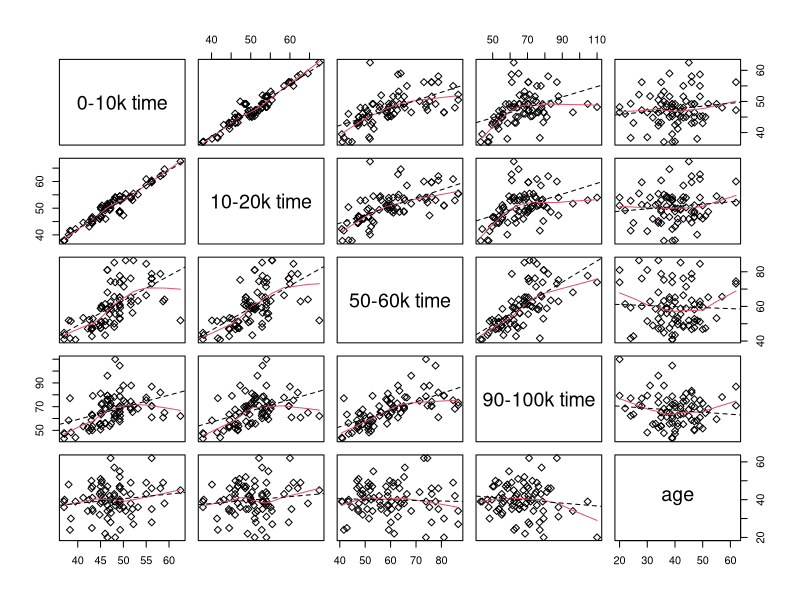
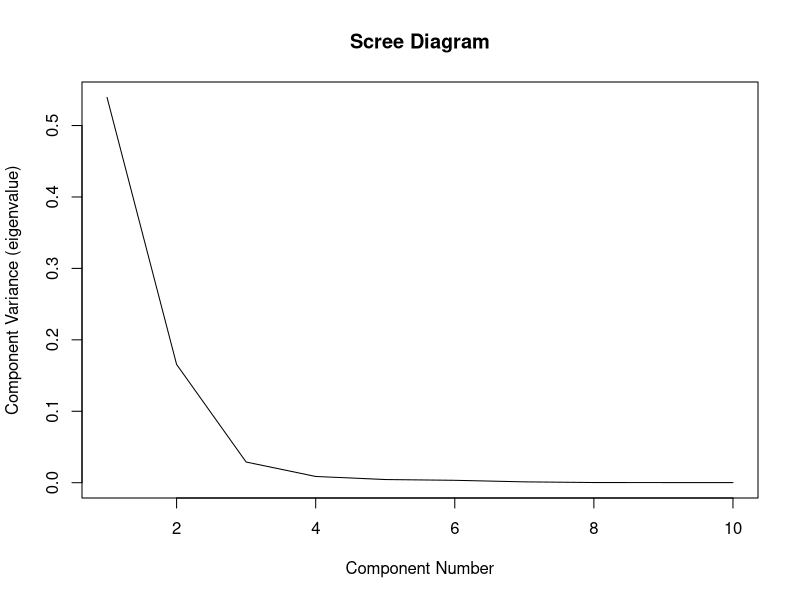
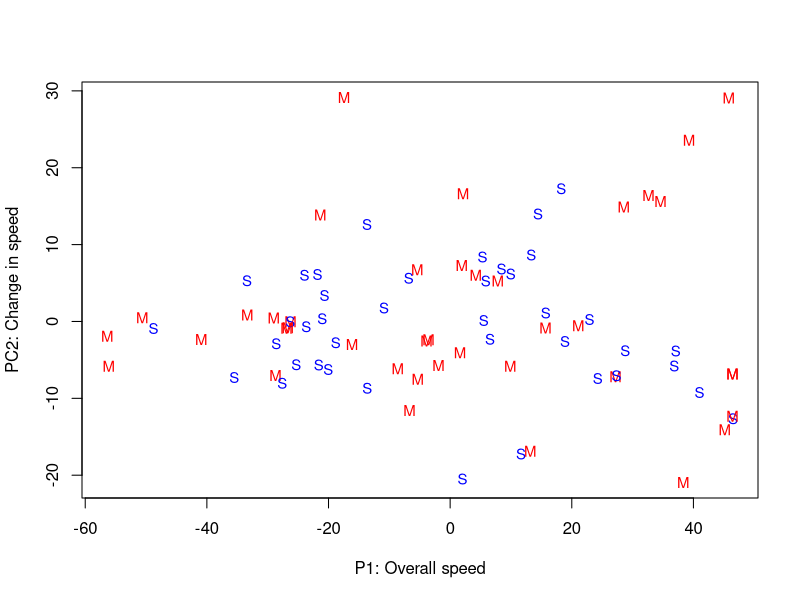
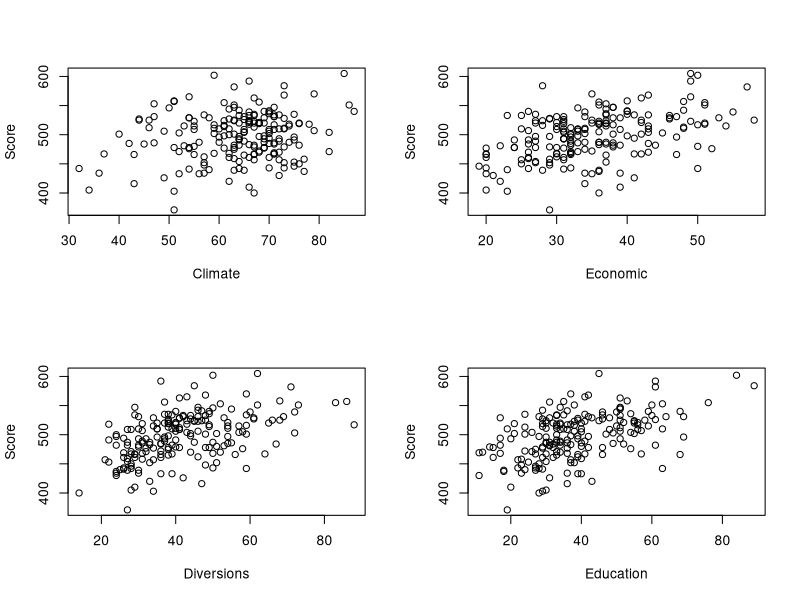
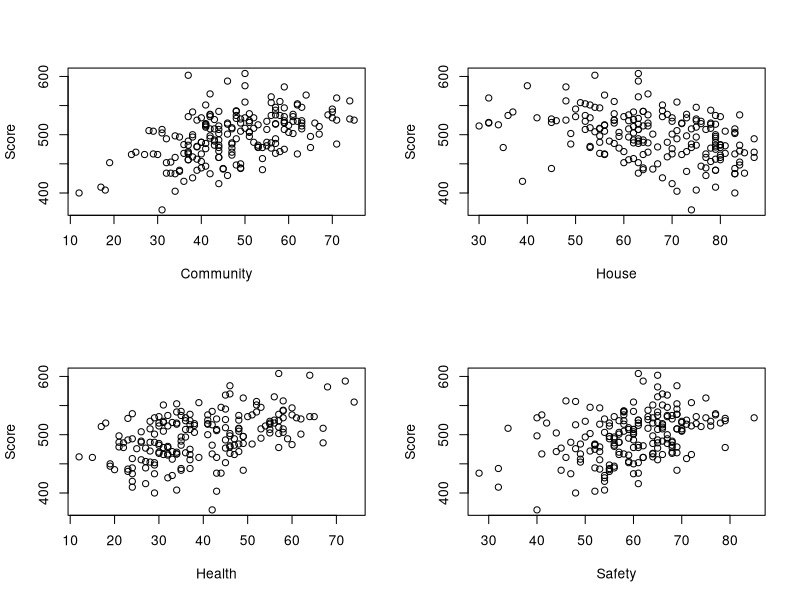
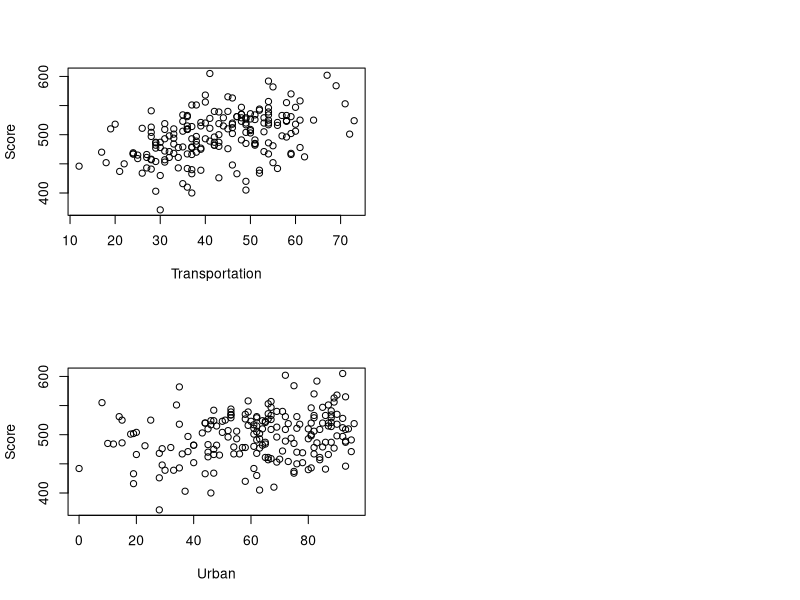
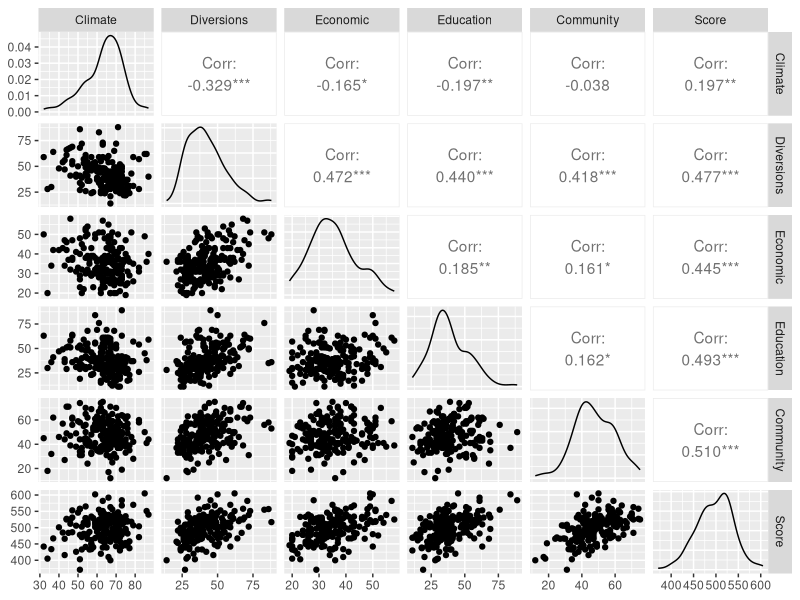
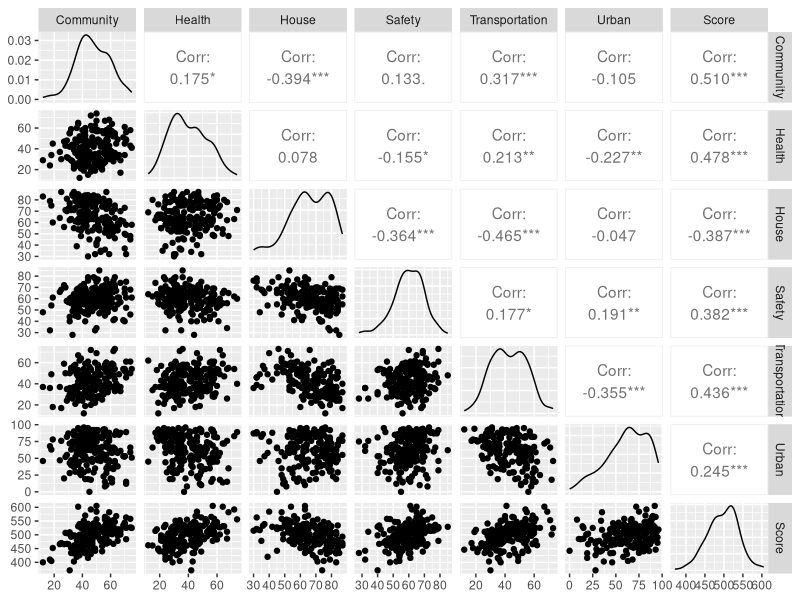

Write the R code that produced these figures, in order.
## ---- chunk 1
knitr::opts_chunk$set(echo = TRUE)
## ---- chunk 2
library(plyr)
library(tidyverse)

race100<- read.csv("race100k.csv")

towns <- read.csv("towns2.csv")
## ---- chunk 3
p1<-dim(race100)[2]
n<- dim(race100)[1]
p<-p1-1

races<- scale(race100, center = T, scale = T)
choose<-c(1,2,6,10,11)

par(pch=5)
pairs(race100[,choose], labels=c("0-10k time","10-20k time","50-60k time", "90-100k time","age"), 
      panel=function(x,y){panel.smooth(x,y)
        abline(lsfit(x,y), lty=2) })

race.pc <- prcomp(race100[,-p1])
race.pc$sdev

racecor <- var(races)
racecor

races.pcor <- prcomp(racecor[,-p1])
races.pcor$sdev
races.pcor$rotation
summary(races.pcor)

plot(races.pcor$sdev^2, xlab="Component Number", ylab="Component Variance (eigenvalue)", main="Scree Diagram", type="l")

race.type <-rep("M",n)   
race.type[race100[ ,p1]>=40] <- "S"   
race.col <- rep("red",n)   
race.col[race100[ ,p1]>=40] <- "blue"

plot(race.pc$x[,1],race.pc$x[,2],          
xlab="P1: Overall speed",          
ylab="PC2: Change in speed",type="n")
text(race.pc$x[,1],race.pc$x[,2],labels=race.type, cex=0.9, col=race.col)


#Data on Ames Livability

towns$ames <- 0 
towns$ames[towns$Score==602]<- 1
## ---- chunk 4
layout(matrix(1:4, nrow=2, ncol=2))
plot(Score ~ Climate, data=towns, pch=1)
plot(Score ~ Diversions, data=towns, pch=1)
plot(Score ~ Economic, data=towns, pch=1)
plot(Score ~ Education, data=towns, pch=1)

plot(Score ~ Community, data=towns, pch=1)
plot(Score ~ Health, data=towns, pch=1)
plot(Score ~ House, data=towns, pch=1)
plot(Score ~ Safety, data=towns, pch=1)


plot(Score ~ Transportation, data=towns, pch=1)
plot(Score ~ Urban, data=towns, pch=1)
layout(matrix(1:1, nrow=1, ncol=1))

cor(towns$Score, towns[ ,4:13])
## ---- chunk 5
library(GGally)

ggpairs(towns[,c(4:8, 14)])

ggpairs(towns[,c(8:14)])

boxplot(towns[,4:13])
## ---- chunk 6
# Part A
p1<-dim(towns)[2]   
n<-dim(towns)[1]  
p<-p1-1

town2<-scale(towns[,3:13], center=T, scale=T)

town.pc <- prcomp(town2)
#town.pc <- prcomp(towns[,3:13], scale. = T)
town.pc$sdev

plot(town.pc$sdev^2, xlab="Component Number", ylab="Component Variance (eigenvalue)",main="Scree Diagram", type="l")

# Part B
towns.pca <- prcomp(towns[,3:13], scale=T, retx = T)
summary(towns.pca)


## ---- chunk 7
head(rownames(towns)[order(towns$Score, decreasing=T)])

head(rownames(towns)[order(towns.pca$x[,1], decreasing=T)])

qplot(towns$Score, -towns.pca$x[,1], col=towns$ames) + theme_bw() + theme(aspect.ratio=1)

